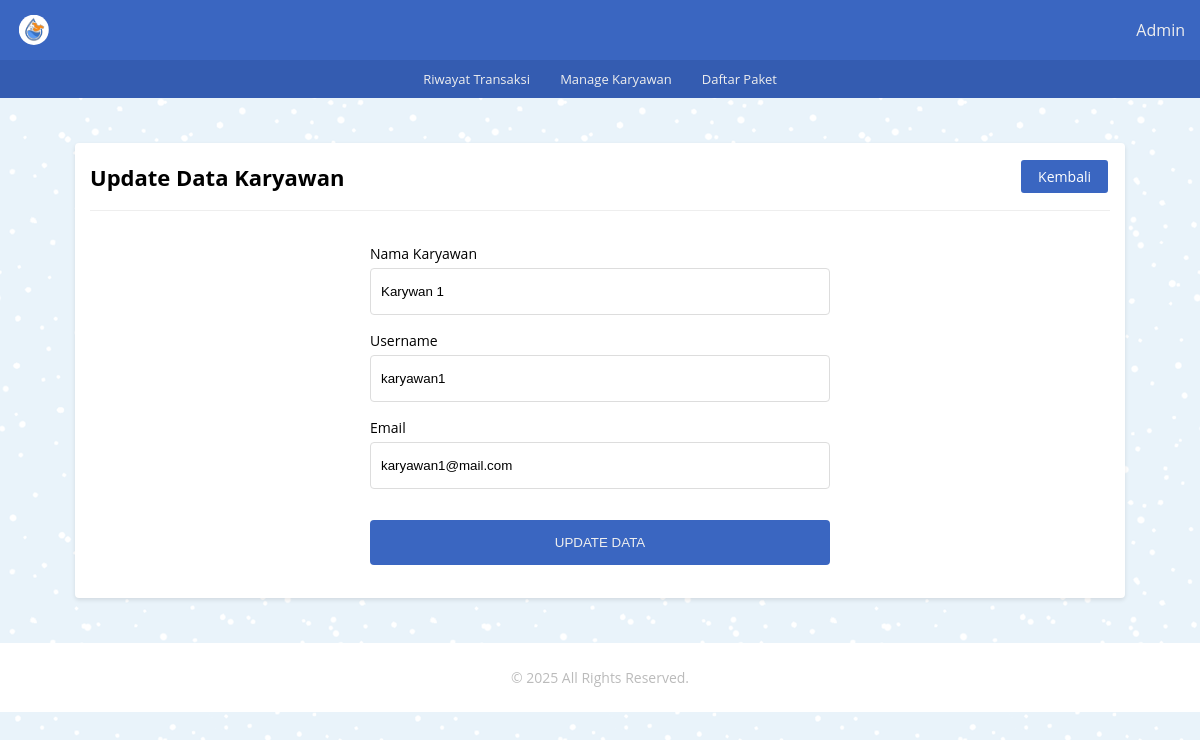
The page /karyawan/edit.php?id_user=11 (signed in) on the database its author committed.
### tables this page shows
CREATE TABLE `master` (
  `id_user` int(11) NOT NULL,
  `nama` varchar(100) NOT NULL,
  `email` varchar(100) NOT NULL,
  `username` varchar(20) NOT NULL,
  `password` varchar(255) NOT NULL,
  `level` varchar(20) DEFAULT NULL
);

### _functions.php (called while the page is built, shortened)
<?php
$host	= 'localhost';
$user = 'root';
$pass	= '';
$db	= 'db_laundry';
$koneksi = mysqli_connect($host,$user,$pass,$db);
function query($query){
	global $koneksi;
	$result = mysqli_query($koneksi, $query);
	$rows = [];
	while ($row = mysqli_fetch_assoc($result)) {
		$rows[] = $row;
	}
	return $rows;
}

### karyawan/edit.php (the view, shortened to what this page needs)
<?php
	require_once('../_header.php');
	$id_user = $_GET['id_user'];
	$update = query("SELECT * FROM master WHERE id_user='$id_user'")[0];
?>
<div id="tambah_karyawan" class="main-content">
	<div class="container">
		<div class="baris">
			<div class="col mt-2">
				<div class="card">
					<div class="card-title card-flex">
						<div class="card-col">
							<h2>Update Data Karyawan</h2>
						</div>
						<div class="card-col txt-right">
							<a href="karyawan.php" class="btn-xs bg-primary">Kembali</a>
						</div>
					</div>
					<div class="card-body">
						<form action="" method="post" class="form-input">
							<div class="form-grup">
								<label for="nama">Nama Karyawan</label>
								<input type="text" name="nama" placeholder="Nama lengkap" autocomplete="off" id="nama" value="<?= $update['nama'] ?>">
							</div>
							<div class="form-grup">
								<label for="username">Username</label>
								<input type="text" name="username" placeholder="Username" autocomplete="off" id="username" value="<?= $update['username'] ?>">
							</div>
							<div class="form-grup">
								<label for="email">Email</label>
								<input type="text" name="email" placeholder="Email" autocomplete="off" id="email" value="<?= $update['email'] ?>">
							</div>
							<div class="form-grup ">
								<button type="submit" class="mt-1" name="update">Update Data</button>
							</div>
						</form>
					</div>
				</div>
			</div>
		</div>
	</div>
</div>
<?php require_once('../_footer.php') ?>

### _assets/css/style.css (style rules this page uses)
* { margin: 0; padding: 0; box-sizing: border-box; }
html,body { width: 100%; max-width: 100%; position: relative; font-family: 'Open sans', sans-serif; display: flex; flex-direction: column; background-image: url(../img/blue-snow.png); overflow-x: hidden; }
.txt-right { text-align: right; }
.mt-1 { margin-top: 15px }
.mt-2 { margin-top: 30px }
h2 { font-size: 22px; }
.main-content { display: flex; flex-direction: column; }
.container { display: flex; flex-direction: column; width: 1080px; max-width: 100%; margin: auto; padding: 0 15px; min-height: 20px; }
.baris { position: relative; margin: 0 -15px; display: flex; flex-direction: row; flex-wrap: wrap; }
.bg-primary { border: 2px solid #3a66c1; color: #ffffff; background-color: #3a66c1; }
.col { flex: 1; }
.card { background-color: #fff; margin: 15px; padding: 15px; border-radius: 4px; box-shadow: 0 2px 4px rgba(0,0,0,0.10); }
.card-body { position: relative; }
.card-title { padding-bottom: 15px; margin-bottom: 15px; border-bottom: 1px solid #eeeeee; }
.card-flex { display: flex; flex-direction: row; align-items: center; justify-content: space-between; }
.card-col { flex: 1; }
.form-input { width: 480px; margin: auto; display: flex; flex-direction: column; padding: 10px; }
.form-grup { display: flex; flex-direction: column; position: relative; margin: 8px 0; }
.form-grup label { font-size: 14px; margin-bottom: 5px; }
.form-grup input { width: 100%; padding: 15px 10px; border-radius: 4px; border: 1.5px solid #dddddd; outline: none; }
.form-grup button { background-color: #3a66c1; border: 0; color: #eeeeee; padding: 15px; border-radius: 4px; text-transform: uppercase; cursor: pointer; }
.btn-xs { font-size: 14px; display: inline-block; text-decoration: none; padding: 5px 15px; margin: 2px; border-radius: 3px; cursor: pointer; }

### rows shown on the page
master: nama "Karywan 1", username "karyawan1", email "karyawan1@mail.com"

### other values the page prints
$_SESSION['master'] "Admin"
